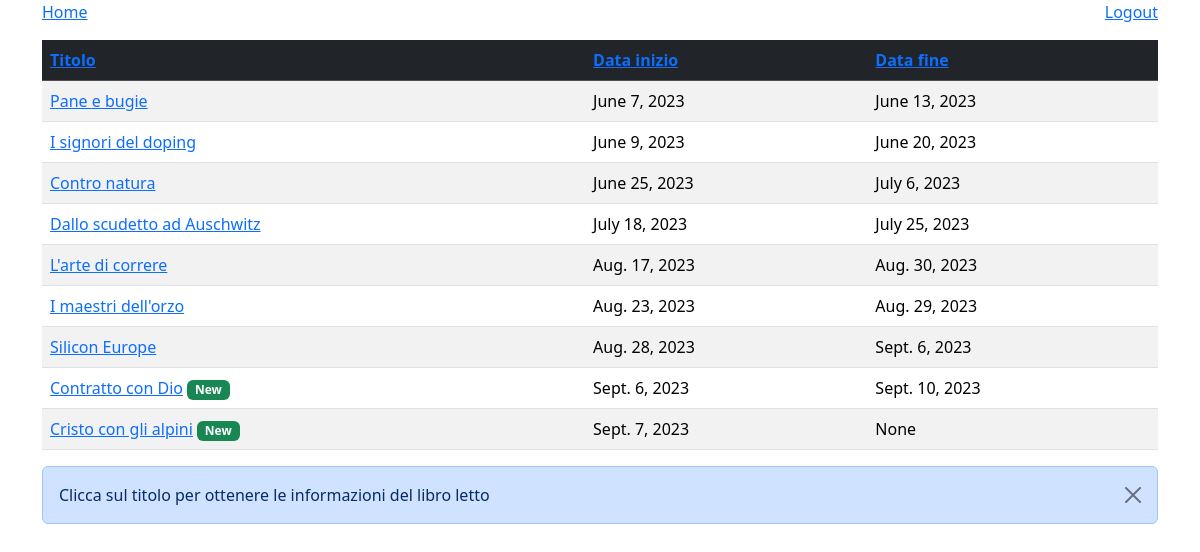
The app's page /home/ (signed in) with its own data.
### appbooks/models.py (models this page shows, shortened)
class Reading(models.Model):
    book = models.ForeignKey(Book, on_delete=models.CASCADE)
    data_inizio = models.DateField()
    data_fine = models.DateField(null=True, blank=True)

class Book(models.Model):
    titolo = models.CharField(max_length=100)
    genere = models.CharField(max_length=100)
    autore = models.ManyToManyField(Author)
    quotes = models.ManyToManyField(Quote, blank=True)
    pagine = models.IntegerField()
    def __str__(self) -> str:
        return self.titolo

### appbooks/views.py (the view)
# urls.py: path("home/", views.readings_list, name="home"),
@login_required(login_url="/login/")
def readings_list(request):
    order_by = request.GET.get('order_by')
    if order_by is None:
        order_by = 'data_inizio'
    today_seconds = datetime.today().timestamp() #positivo
    if order_by == 'titolo':
        readings = Reading.objects.all().order_by('book__titolo')
    else:
        readings = Reading.objects.all().order_by(order_by)
    return render(request, 'readings_list.html', {'readings': readings, 'today_seconds': today_seconds})

### appbooks/templates/readings_list.html (shortened to what this page needs)
{% load static %}
{% load mathfilters %}
<!DOCTYPE html>
<html>
    <head>
        <link href="https://cdn.jsdelivr.net/npm/bootstrap@5.3.1/dist/css/bootstrap.min.css" rel="stylesheet">
        <link rel="stylesheet" href="https://cdnjs.cloudflare.com/ajax/libs/animate.css/4.1.1/animate.min.css">
        <link rel="stylesheet" href="{% static 'style_books.css' %}">
    </head>
    <body>
        <div class="container">
            <div class="float-start">
                <nav aria-label="breadcrumb">
                    <ol class="breadcrumb">
                        <li class="breadcrumb-item active"><a href="/home">Home</a></li>
                    </ol>
                </nav>
            </div>
            <div class="float-end">
                <p class="text-right"><a href="{% url 'logout' %}">Logout</a></p>
            </div>
            <table class="table table-striped">
                <thead class="table-dark">
                    <tr>
                        <th scope="col"><a href="?order_by=titolo">Titolo</a></th>
                        <th scope="col"><a href="?order_by=data_inizio">Data inizio</a></th>
                        <th scope="col"><a href="?order_by=data_fine">Data fine</a></th>
                    </tr>
                </thead>
                <tbody>
                    {% for reading in readings %}
                        {% with days_until_start=reading.data_inizio|date:"U"|sub:today_seconds|abs %}
                            <tr>
                                <td scope="row"><a href="{% url 'book' pk=reading.pk %}">{{reading.book}}</a>
                                    {% if days_until_start <= 604800 %}
                                        <span class="badge text-bg-success animate__animated animate__flash animate__repeat-2">New</span>
                                    {% endif %}
                                </td>
                                <td scope="row" id="dataInizio">{{reading.data_inizio}}</td>
                                <td scope="row">{{reading.data_fine}}</td>
                            </tr>
                        {% endwith %}
                    {% endfor %}
                </tbody>
            </table>
            <div class="alert alert-primary alert-dismissible fade show" role="alert" id="alert_libro">
                Clicca sul titolo per ottenere le informazioni del libro letto
                <button type="button" class="btn-close" data-bs-dismiss="alert" aria-label="Close"></button>
            </div>
        </div>
    </body>
</html>

### appbooks/static/style_books.css (style rules this page uses)
.breadcrumb { background-color: rgb(255, 255, 255); }

### records on screen
Reading: book "Pane e bugie", data_inizio "June 7, 2023", data_fine "June 13, 2023"
Reading: book "I signori del doping", data_inizio "June 9, 2023", data_fine "June 20, 2023"
Reading: book "Contro natura", data_inizio "June 25, 2023", data_fine "July 6, 2023"
Reading: book "Dallo scudetto ad Auschwitz", data_inizio "July 18, 2023", data_fine "July 25, 2023"
Reading: book "L'arte di correre", data_inizio "Aug. 17, 2023", data_fine "Aug. 30, 2023"
Reading: book "I maestri dell'orzo", data_inizio "Aug. 23, 2023", data_fine "Aug. 29, 2023"
Reading: book "Silicon Europe", data_inizio "Aug. 28, 2023", data_fine "Sept. 6, 2023"
Reading: book "Contratto con Dio", shows "New", data_inizio "Sept. 6, 2023", data_fine "Sept. 10, 2023"
Reading: book "Cristo con gli alpini", shows "New", data_inizio "Sept. 7, 2023", data_fine "None"
